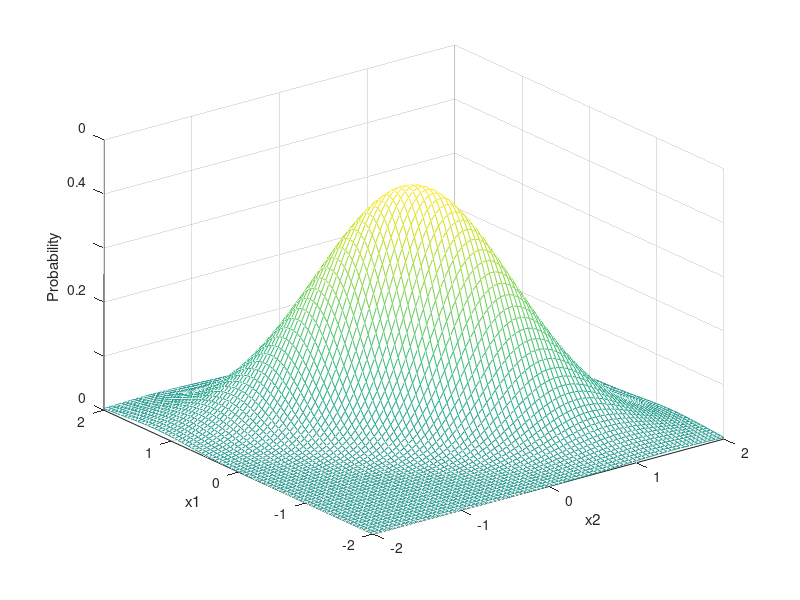
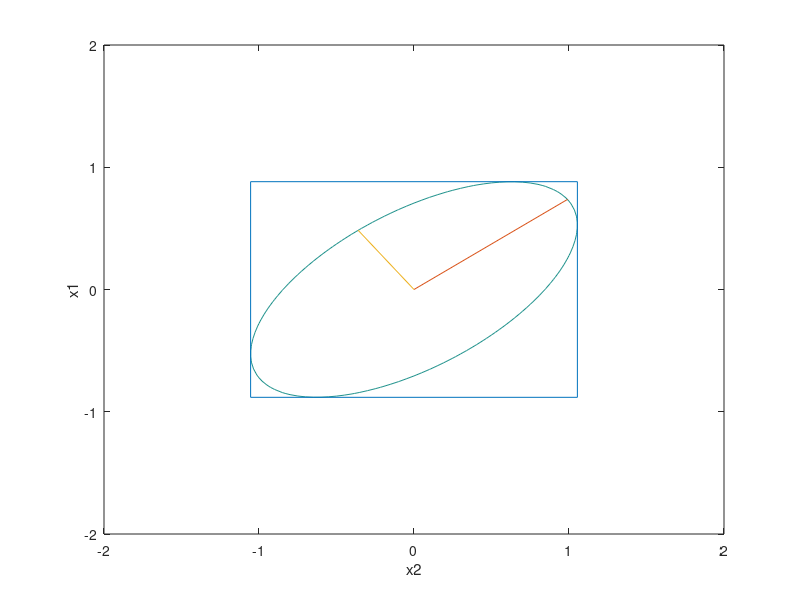

MATLAB code for these plots, in order:
clc
clear all
close all hidden

% For figure 4.2
x=[-2:0.05:2] ;
y=[-2:0.05:2] ;
sigma=1 ;
m=[0,0] ;
X=zeros(length(x),length(y)) ;
n=2 ;
P=inv([3.5 2.5;2.5 4]) ;

% For figure 4.3
b=zeros(length(x),length(y)) ;
A=[0.7 -0.5;-0.5 1] ;



% build the mesh/grid
for i=1:length(x)
    for j=1:length(y)
        xy(1,1)=x(i) ;
        xy(1,2)=y(j) ;
        
        % calculate the normal distribution
        prob(j,i)=((2*pi)^(n/2)*(det(P))^0.5)^(-1)*exp(-0.5*(xy-m)*inv(P)*(xy-m)') ;
        
        % For figure 4.3
        b(j,i)=xy*A*xy' ;
    end
end

figure(1)
mesh(y,x,prob+0.5)
    xlabel('x2')
    ylabel('x1')
    zlabel('Probability')
    set(gca,'ZTick',[0.5:0.1:1])
    z={'0','','0.2','','0.4'} ;
    set(gca,'ZTickLabel',z)
hold on
contour(y,x,prob,[(1-0.95)/2 (1-0.75)/2 (1-0.5)/2] )

v=0.5
AA=inv(A) ;
c1=(AA(1,1)*v).^0.5 ;
c2=(AA(2,2)*v).^0.5 ;
c1Box=[-c1 c1 c1 -c1 -c1];
c2Box=[-c2 -c2 c2 c2 -c2 ] ;

[V,L]=eig(A) ;
r1=sqrt(v/L(1,1))*V(:,1) ;
r2=sqrt(v/L(2,2))*V(:,2) ;

figure(2)
contour(x,y,b,[v v])
    hold on
plot(c1Box,c2Box)
    hold on 
plot(-[0 r1(1)],-[0 r1(2)])
    hold on
plot([0 r2(1)],[0 r2(2)])
    xlabel('x2')
    ylabel('x1')



